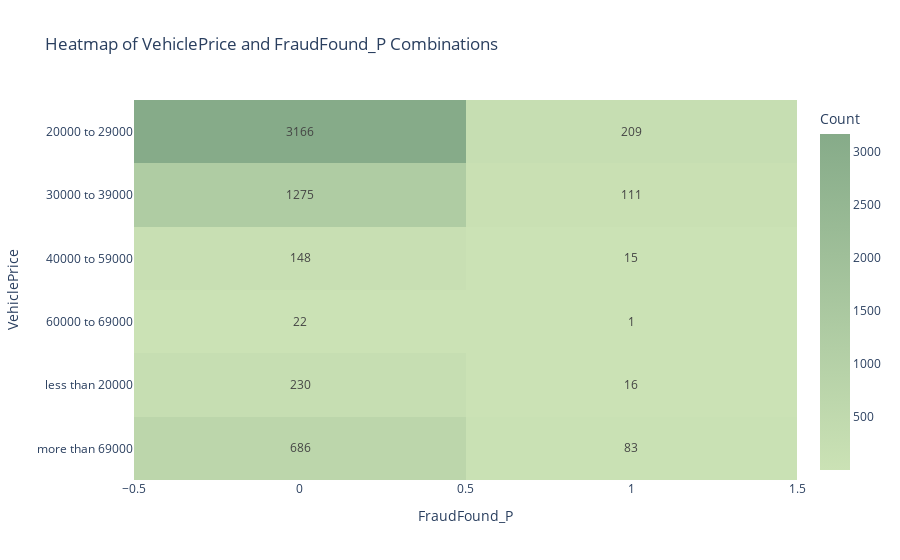

Source (notebook cell):
### Code cell
# 자동차 가격에 따라 비율이 달라짐을 확인 가능
plot_two_categorical(collision, 'VehiclePrice', 'FraudFound_P', 'heatmap')

### Figure 1 — Plotly figure (JSON) as saved in the notebook; plotly's stock layout.template omitted (floating-point values rounded to 4 significant figures)
{"data": [{"coloraxis": "coloraxis", "hovertemplate": "FraudFound_P: %{x}<br>VehiclePrice: %{y}<br>Count: %{z}<extra></extra>", "name": "0", "texttemplate": "%{z}", "type": "heatmap", "x": [0, 1], "xaxis": "x", "y": ["20000 to 29000", "30000 to 39000", "40000 to 59000", "60000 to 69000", "less than 20000", "more than 69000"], "yaxis": "y", "z": [[3166, 209], [1275, 111], [148, 15], [22, 1], [230, 16], [686, 83]]}], "layout": {"coloraxis": {"colorbar": {"title": {"text": "Count"}}, "colorscale": [[0, "#CBE2B5"], [1, "#86AB89"]]}, "title": {"text": "Heatmap of VehiclePrice and FraudFound_P Combinations"}, "xaxis": {"anchor": "y", "constrain": "domain", "domain": [0, 1], "scaleanchor": "y", "title": {"text": "FraudFound_P"}}, "yaxis": {"anchor": "x", "autorange": "reversed", "constrain": "domain", "domain": [0, 1], "title": {"text": "VehiclePrice"}}}}
